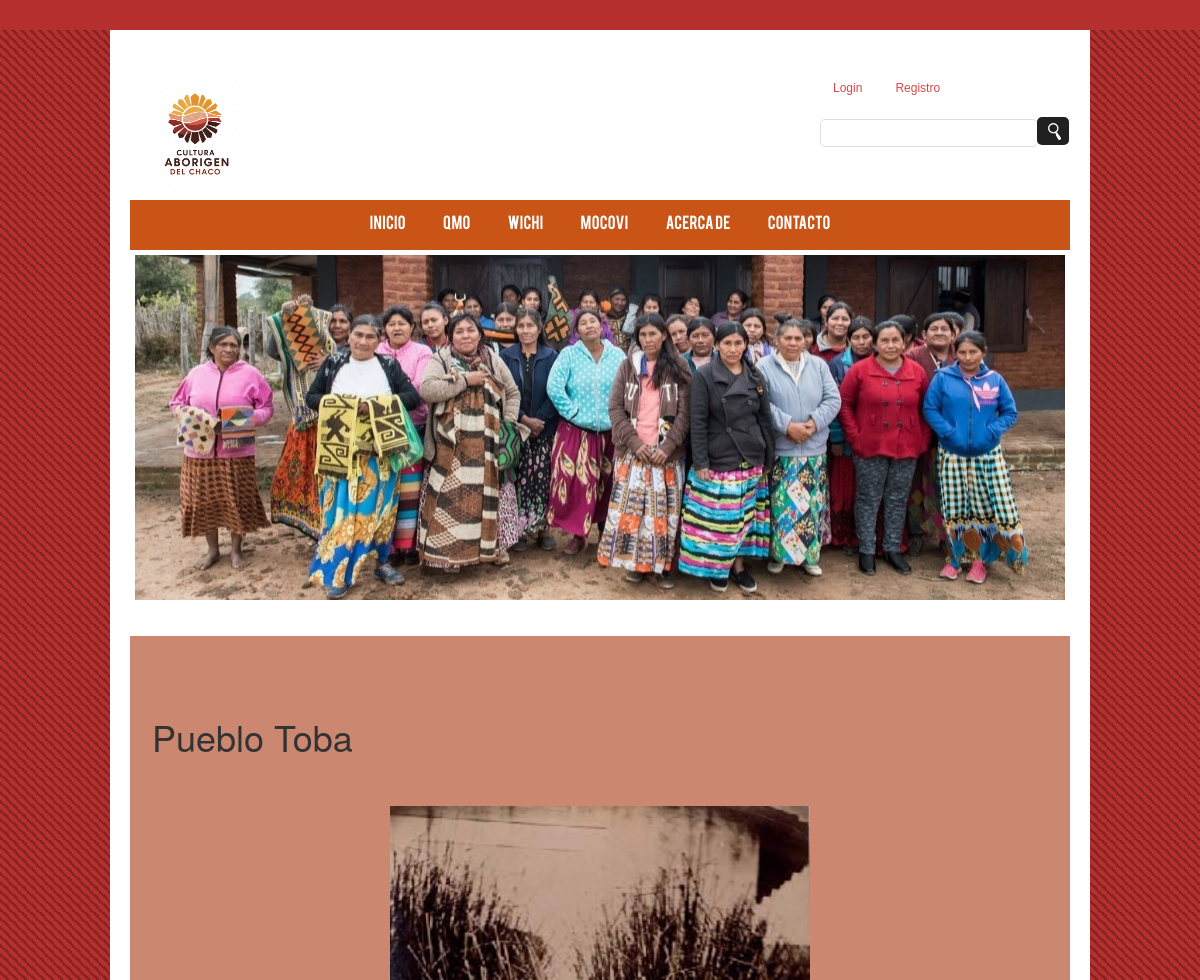
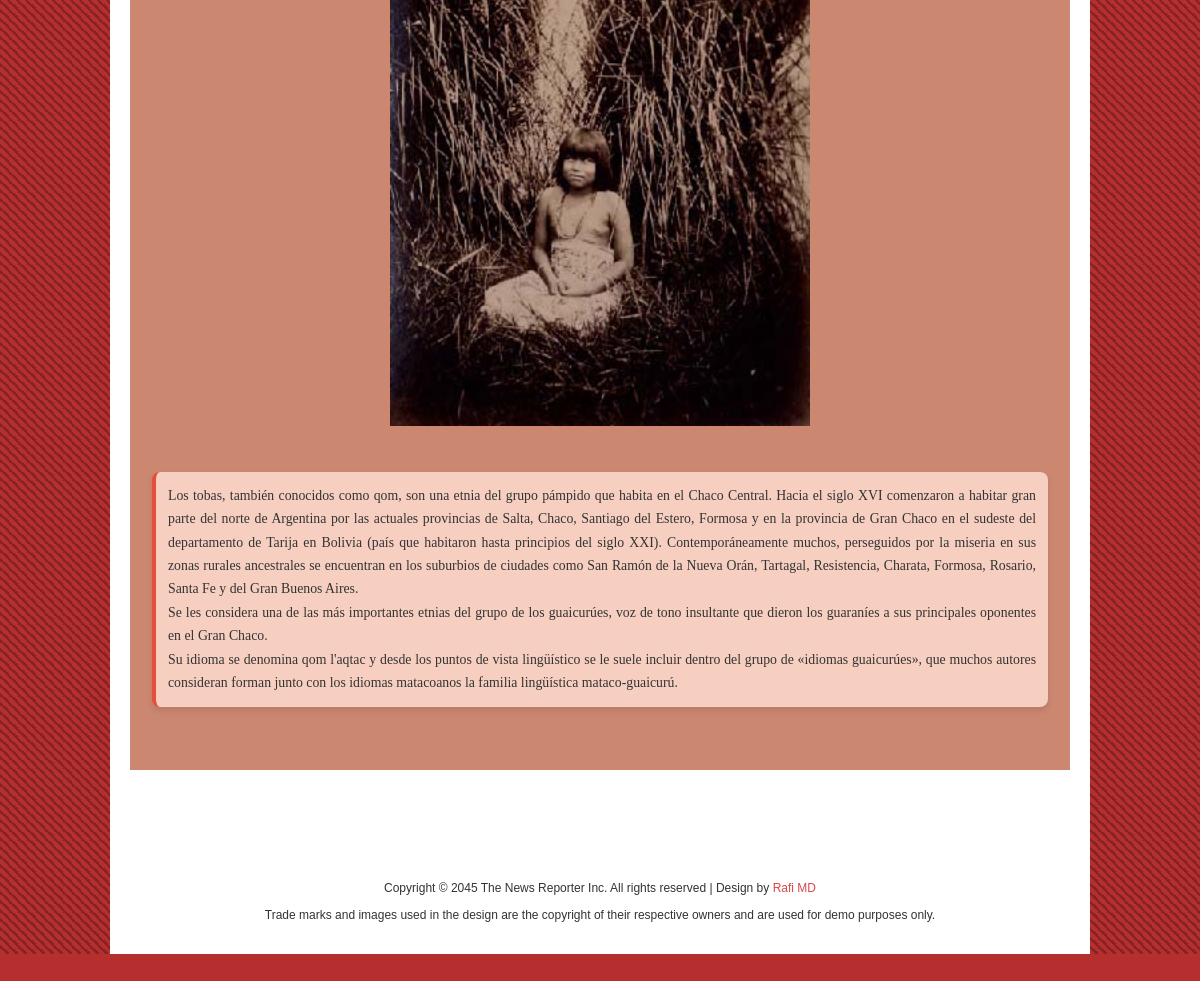
Screenshot of /Detalle/17 with the database file from the repository (2 pictures, top to bottom).
### apps/noticias/models.py (models this page shows, shortened)
class Articulo(models.Model):
    titulo = models.CharField(max_length=200)
    contenido = models.TextField()
    fecha_publicacion = models.DateTimeField(default=timezone.now)
    autor = models.CharField(max_length=100)
    categoria = models.ForeignKey(Categoria, on_delete=models.SET_NULL, null=True, blank=True, related_name='articulos')
    imagen = models.ImageField(upload_to='articulos', blank=True, null=True)
    def misComentarios(self):
        return self.comentario_set.all()

### apps/noticias/views.py (the view)
# urls.py: path('Detalle/<int:pk>', views.Detalle_Articulo.as_view(),name= "path_detalle_articulo"),
class Detalle_Articulo(DetailView):
	template_name = 'noticias/detalle_articulo.html'
	model = Articulo
	context_object_name = 'articulo'

### templates/noticias/detalle_articulo.html (shortened to what this page needs)
{% extends 'index.html' %}
{% block contenido_cuerpo %}
     <div class="contenedor-articulo-detalle">
          <h1>{{ articulo.titulo }}</h1>
          <img src="{{ articulo.imagen.url }}" class="imagen" alt="{{ articulo.titulo }}">
          <p class="articulo-parrafo">{{ articulo.contenido }}</p>
     </div>
	<div>
	</div>
 {% endblock contenido_cuerpo %}

### static/css/style.css (style rules this page uses)
* { margin:0; padding:0 }
body { font-family:Arial; font-size:12px; line-height:13px; background:top center no-repeat fixed #b62f2f }
img { max-width:100%; height:auto }
div { overflow:hidden }
.contenedor-articulo-detalle { background-color: rgb(204, 135, 113);; padding: 22px; text-align: center; text-align: justify; white-space: pre-wrap; }
.articulo-parrafo { font-family: 'Georgia', serif; font-size: 1.15em; line-height: 1.7; color: #333; margin-bottom: 1.5rem; padding: 1.2rem; border-left: 4px solid #e74c3c; background-color: rgb(247, 207, 193); border-radius: 8px; box-shadow: 0 4px 6px rgba(0, 0, 0, 0.1); }
.imagen { max-width: auto; height: 600px; display: block; margin: 0 auto; margin-bottom: 20px; }

### rows the page displays
Articulo: titulo "Pueblo Toba", imagen (picture), contenido "Los tobas, también conocidos como qom, son una etnia del grupo pámpido que habita en el Chaco Central. Hacia el siglo XVI comenzaron a habitar gran parte del norte de Argentina por las actuales provincias de Salta, Chaco, Santiago del Estero, Formosa y en la provincia de Gran Chaco en el sudeste del departamento de Tarija en Bolivia (país que habitaron hasta principios del siglo XXI). Contemporáneamente muchos, perseguidos por la miseria en sus zonas rurales ancestrales se encuentran en los suburbios de ciudades como San Ramón de la Nueva Orán, Tartagal, Resistencia, Charata, Formosa, Rosario, Santa Fe y del Gran Buenos Aires. Se les considera una de las más importantes etnias del grupo de…"
